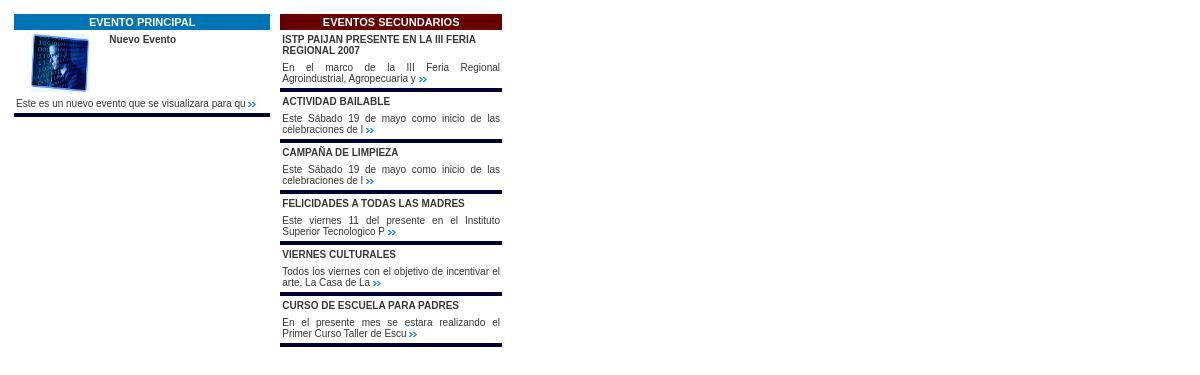
The app's page /eventos/index.php with its own data.
### tables this page shows
CREATE TABLE `eventos` (
  `id` int(11) NOT NULL,
  `titulo` varchar(255) NOT NULL DEFAULT '',
  `cuerpo` longtext NOT NULL,
  `imagen` varchar(100) NOT NULL DEFAULT 'sf.jpg',
  `principal` int(1) NOT NULL DEFAULT 0,
  `mostrar` int(11) NOT NULL DEFAULT 1,
  `fecha` varchar(15) NOT NULL DEFAULT ''
);

### eventos/index.php (the view, shortened to what this page needs)
<html>
<head>
<link rel="stylesheet" type="text/css" href="estilo.css">
</head>
<body>
<?php
$cn = Conectarse();
$rsevento="select * from eventos where principal=1 and mostrar=1 limit 1";
$evento = mysqli_query($cn, $rsevento);
$rsevento=mysqli_fetch_array($evento);
$rsevento1="select * from eventos where principal=0 and mostrar=1 order by id desc";
$evento1 = mysqli_query($cn, $rsevento1);
?>
<table width="500" cellspacing="2" cellpadding="2" border="0">
<tr>
	<td valign="top">
		<table width="100%" cellspacing="2" cellpadding="2" border="0">
			<tr>
				<td colspan="2" class="titulomenu">EVENTO PRINCIPAL</td>
			</tr>
			<tr>
				<td width="111" valign="top"><div align="center"><img src="../administrador/eventos/subidos/<?php echo $rsevento["imagen"] ?>" width="58" height="58" align="top"></div></td>
				<td width="260" valign="top" class="titulonoticia"><b><?php echo $rsevento["titulo"] ?></b> </td>
			</tr>
			<tr>
				<td colspan="2" class="pres">
				<div align="justify" id="detallep">
				<?php echo substr($rsevento["cuerpo"],0,50) ?>
				<a href="#" onclick="verdetalle(<?php echo $rsevento['id']?>,'0');" title="Ver en detalle <?php echo $rsevento["id"] ?>"><img src="../administrador/eventos/subidos/flecha.gif" border="0"></a>
				</div>
			  </td>
			</tr>
			<tr height="1" bgcolor="#000033"><td colspan="2"></td></tr>
	  </table>
	</td>
	<td valign="top">
		<table width="100%" cellpadding="2" cellspacing="2" border="0">
			<tr>
				<td class="titulomenu1">EVENTOS SECUNDARIOS</td>
			</tr>
			<?php
				$i=1;
				while ($rsevento1=mysqli_fetch_array($evento1)) {?>
			<tr>
				<td width="260" colspan="2" class="titulonoticia"><b><?php echo $rsevento1["titulo"] ?></b> </td>
			</tr>
			<tr>
				<td colspan="2" class="pres">
				<div align="justify" id="detallep<?php echo $i ?>">
				<?php echo substr($rsevento1["cuerpo"],0,70) ?>
				<a href="#" onclick="verdetalle(<?php echo $rsevento1['id']?>,<?php echo $i ?>);" title="Ver en detalle <?php echo $rsevento1["id"] ?>"><img src="../administrador/eventos/subidos/flecha.gif" border="0"></a>
				</div>
			  </td>
			</tr>
			<tr height="1" bgcolor="#000033"><td colspan="2"></td></tr>
			<?php
			$i=$i+1;
			} ?>
	  </table>
	</td>
</tr>
</table>
</body>
</html>

### eventos/estilo.css (style rules this page uses)
.titulomenu { font-family:Verdana, Arial, Helvetica, sans-serif; color:#FFFFFF; background-color:#0074B2; font-size:11px; text-align:center; font-weight:bold; }
.titulomenu1 { font-family:Verdana, Arial, Helvetica, sans-serif; color:#FFFFFF; background-color:#660000; font-size:11px; text-align:center; font-weight:bold; }
.titulonoticia { font-family:Verdana, Arial, Helvetica, sans-serif; color:#363636; font-size:10px; font-weight:bold; }
.pres { font-family:Verdana, Arial, Helvetica, sans-serif; color:#333333; font-size:10px; text-align:justify; }

### records on screen
eventos: imagen (picture), titulo "Nuevo Evento", cuerpo "Este es un nuevo evento que se visualizara para qu"
eventos: titulo "ISTP PAIJAN PRESENTE EN LA III FERIA REGIONAL 2007", cuerpo "En el marco de la III Feria Regional Agroindustrial, Agropecuaria y"
eventos: titulo "ACTIVIDAD BAILABLE", cuerpo "Este Sábado 19 de mayo como inicio de las celebraciones de l"
eventos: titulo "CAMPAÑA DE LIMPIEZA", cuerpo "Este Sábado 19 de mayo como inicio de las celebraciones de l"
eventos: titulo "FELICIDADES A TODAS LAS MADRES", cuerpo "Este viernes 11 del presente en el Instituto Superior Tecnologico P"
eventos: titulo "VIERNES CULTURALES", cuerpo "Todos los viernes con el objetivo de incentivar el arte, La Casa de La"
eventos: titulo "CURSO DE ESCUELA PARA PADRES", cuerpo "En el presente mes se estara realizando el Primer Curso Taller de Escu"
